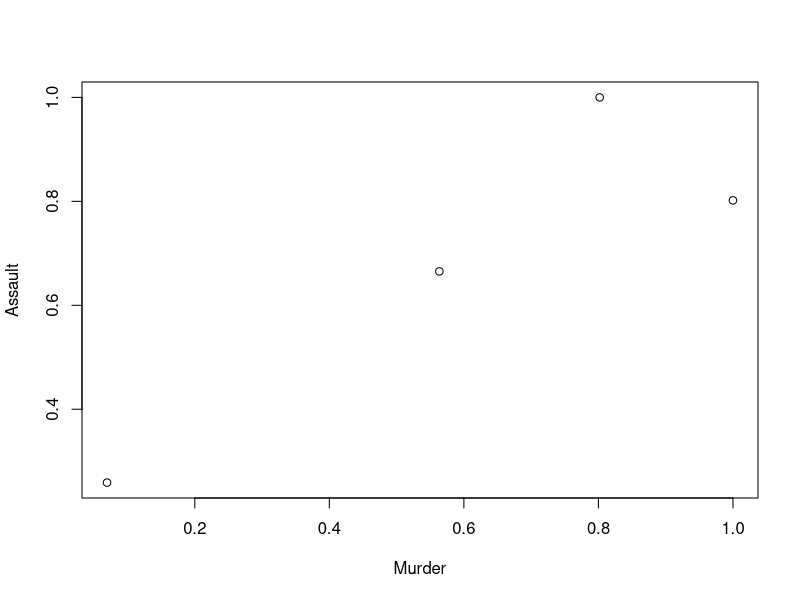
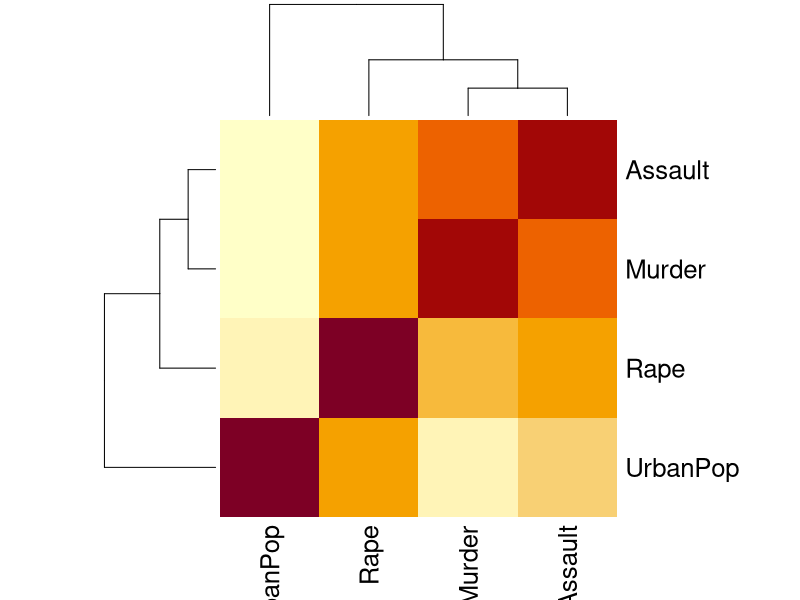

R code for these plots, in order: (Note: this script raises an error after producing the figures.)
# correlation 
x <- sample(1:10)
y <- sample(1:10)

cor(x, y) # pearson
cor(x, y, method = 'spearman')
cor(x, y, method = 'kendall')

head(USArrests)
cor(USArrests) # multivariate 

plot(cor(USArrests)) # not appropriate
heatmap(cor(USArrests))

cor.test(USArrests) # not correct

dim(USArrests)

for (i in 1:dim(USArrests)[2]){
  if (i == dim(USArrests)[2]){
    ct <- cor.test(USArrests[, i], USArrests[, 1])
    print(c(ct$statistic, ct$p.value))
  } else {
    ct <- cor.test(USArrests[, i], USArrests[, i+1])
    print(c(ct$statistic, ct$p.value))  
  }
    
  print(i)
  
}
